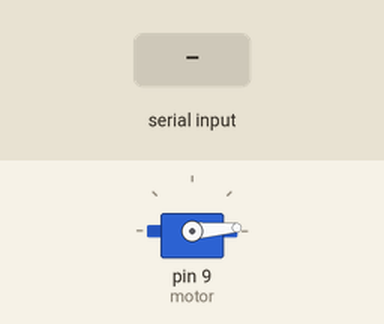
Simulated run of this sketch. Board: Arduino Uno, built with avr-gcc and run on an emulated ATmega328P. Parts: servo. The inputs (shaded band) are chosen by the test bench. What the sketch prints to the serial monitor is not drawn.

Above: at 0.15 s.
At 1.2 s:
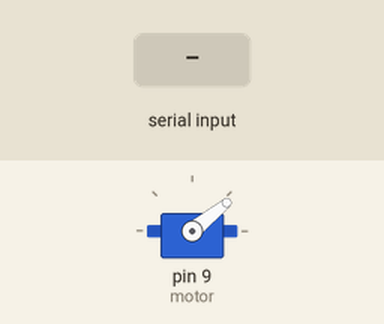
1.3 s: "90,45\n" received over Serial
At 1.65 s:
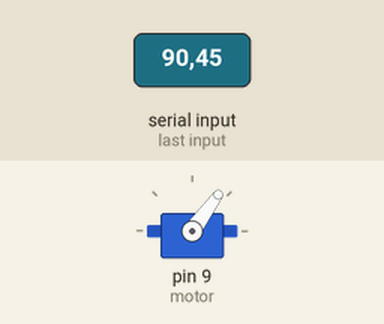
Timing chart, 0 to 14.3 s (numbered marks = the images above; inputs shaded):
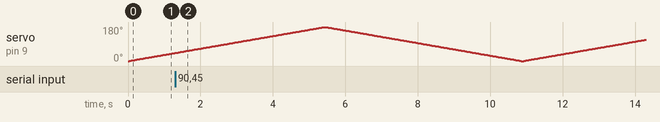

The sketch:

Throttle.ino
```cpp
#include <Servo.h> //Подключаем библиотеку Servo

Servo motor;
byte value = 100;

void setup() {
  // put your setup code here, to run once:
  Serial.begin(9600);
  // Подключаем серву на 10 пин
  motor.attach(9);
}

void loop() {
  // put your main code here, to run repeatedly:
  if (Serial.available() > 0) {
    // read the incoming byte:
    value = Serial.parseInt();

    // say what you got:
    Serial.print("I received: ");
    Serial.println(value, DEC);
     motor.write(value);
  }

  for (int i = 0; i <= 180; i++) {

    motor.write(i);
    delay(30);
  }

  for (int i = 180; i >= 0; i--) {

    motor.write(i);
    delay(30);
  }

  // Печатаем на монитор
  // Serial.println(analogRead(sensePin));
  //  int val = analogRead(sensePin);// Создаем переменную val для чтения analogRead
  // val= constrain(val,230 ,699);// Ограничиваем диапазон работы датчика посмотрев его на мониторе
  // int motorAngl = map(value, 0, 1024, 180, 0); //Преобразуем диапазон выдаваемый датчиком в диапазон углов сервы
  //Serial.print("motorAngl: ");
  //Serial.println(motorAngl, DEC);
  //motor.write(value);// Устанавливаем серву на угол который получаем через преобразование

}
```
